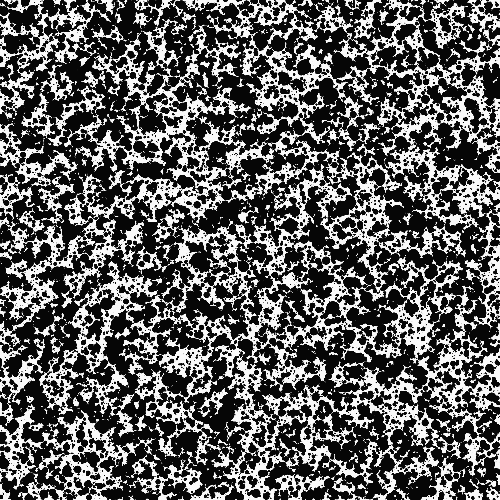
#> input picture examples/data/speckle.png, 500 x 500 px, found by its file name
$ python 03_demo_simple_apply.py
#> lines starting #> are read from the running program, lines starting #| are printed output that depends on the picture
### src/illumimod/masks.py
# masks.py (3.8/3.9-friendly)
from typing import Tuple, Optional, Sequence
import numpy as np
import numpy.typing as npt

def generate_light(
    width: int,
    height: int,
    center: Tuple[float, float],
    peak: float,
    core_radius: float,
    half_life_radius: float,
    power: float = 2.0,          # tail steepness: 1=softer/longer, 2≈gaussian-ish, >2 sharper
    edge_softness: float = 0.0,  # soften the core edge (px; 0 = hard edge)
    angle_deg: float = 90.0,     # 90 = perpendicular; smaller = grazing
    direction_deg: float = 0.0,  # 0=from up (north), 90=from right, clockwise
    lambertian: bool = False,    # if True, peak *= sin(angle) (optional physical dimming)
    dtype = np.float32,
) -> npt.NDArray:
    """
    Flat-top directional light with exact half-life from the core edge.

    Effective radius uses an ellipse stretched along the approach direction
    by 1/sin(angle). Intensity profile:
        I = peak                                         for r_eff <= core_radius
            peak * 2^{-((r_eff - core_radius)/half_life_radius)^power}  otherwise
    ⇒ I(core_radius + half_life_radius) = peak/2  (by construction).
    """
    w, h = int(width), int(height)
    cx, cy = float(center[0]), float(center[1])

    # coordinate grid
    yy, xx = np.mgrid[0:h, 0:w].astype(np.float32)
    dx = xx - cx
    dy = yy - cy

    # approach direction unit vector (image y points down):
    # direction_deg measured FROM NORTH (up), clockwise.
    phi = np.deg2rad(direction_deg)
    t_par = np.array([np.sin(phi), -np.cos(phi)], dtype=np.float32)  # along approach
    t_perp = np.array([-t_par[1], t_par[0]], dtype=np.float32)       # rotate +90°

    # project into (parallel, perpendicular) axes
    proj_par  = dx * t_par[0]  + dy * t_par[1]
    proj_perp = dx * t_perp[0] + dy * t_perp[1]

    # ellipse stretch along approach due to grazing incidence
    ang = np.deg2rad(max(min(angle_deg, 90.0), 1e-3))  # clamp away from 0
    stretch = 1.0 / max(np.sin(ang), 1e-6)             # 1 at 90°, grows as angle→0

    R0 = float(core_radius)
    H  = max(float(half_life_radius), 1e-6)
    p  = max(float(power), 1e-6)

    # elliptical effective radius
    r_eff = np.sqrt((proj_par / stretch) ** 2 + (proj_perp) ** 2)

    # base peak (optional Lambertian dimming with angle)
    I0 = float(peak) * (float(np.sin(ang)) if lambertian else 1.0)

    # flat core + half-life tail
    dr = np.maximum(0.0, r_eff - R0)
    fall = 2.0 ** ( - (dr / H) ** p )
    I = I0 * fall
    I[r_eff <= R0] = I0

    # optional soft core edge (smoothstep across [R0 - s, R0 + s])
    s_edge = max(float(edge_softness), 0.0)
    if s_edge > 0.0:
        a0, a1 = R0 - s_edge, R0 + s_edge
        denom = max(a1 - a0, 1e-6)
        t = np.clip((r_eff - a0) / denom, 0.0, 1.0)
        t = t * t * (3.0 - 2.0 * t)
        I = (1.0 - t) * I0 + t * I

    return I.astype(dtype, copy=False)

def combine(
    masks: Sequence[npt.NDArray],
    weights: Optional[Sequence[float]] = None,
    dtype = np.float32,
) -> npt.NDArray:
    """
    Purely additive combination of a list of (H,W) masks.

    Parameters
    ----------
    masks : sequence of ndarray
        Each mask must be shape-compatible (same H,W). None entries are ignored.
    weights : sequence of float or None
        Optional per-mask weights (same length as masks). Default = 1.0 for all.
    dtype : numpy dtype
        Output dtype (and accumulation dtype). Default float32.

    Returns
    -------
    ndarray (H,W)
        Sum_i weights[i] * masks[i], no clipping or normalization.
    """
    # filter out Nones
    ms = [m for m in masks if m is not None]
    if not ms:
        raise ValueError("combine_masks: no masks provided")

    h, w = ms[0].shape[:2]
    for m in ms:
        if m.shape[:2] != (h, w):
            raise ValueError("combine_masks: all masks must have the same HxW")

    out = np.zeros((h, w), dtype=dtype)

    if weights is None:
        for m in ms:
            out += m.astype(dtype, copy=False)
    else:
        if len(weights) != len(masks):
            raise ValueError("combine_masks: weights length must match masks length")
        for m, w in zip(masks, weights):
            if m is None:
                continue
            out += float(w) * m.astype(dtype, copy=False)

    return out

# [103 lines left out: functions scale, autocap, not called in this run]

def apply(
    img: npt.NDArray,           # (H,W) or (H,W,3)
    mask: npt.NDArray,          # (H,W), same spatial size as img
    *,
    exposure: float = 1.0,
    clip: bool = True,
    out_dtype = np.uint8,
) -> npt.NDArray:
    """
    Add the mask to the image as-is (no auto-scaling), then clip.

    Assumptions:
      - mask is already in the correct units (e.g., 0..255 if img is uint8 sRGB).
      - mask is non-negative (lights add). Negative values will darken.

    Returns image after mask.
    """
    if img.shape[:2] != mask.shape[:2]:
        raise ValueError("apply_additive: mask HxW must match image HxW")

    img_f  = img.astype(np.float32, copy=False)
    add    = mask.astype(np.float32, copy=False)

    # Broadcast to RGB if needed
    if img_f.ndim == 3 and img_f.shape[2] != 1 and add.ndim == 2:
        add = add[..., None]

    out = exposure * img_f + add

    if clip:
        headroom = 255.0 if np.issubdtype(img.dtype, np.integer) else 1.0
        out = np.clip(out, 0.0, headroom)

    return out.astype(out_dtype, copy=False)

### examples/03_demo_simple_apply.py
# examples/demo_image.py
import os
import numpy as np
from PIL import Image

# If your function is named radial_light_mask, change the import accordingly:
from illumimod.masks import generate_light as light_mask, combine as combine_masks, apply as apply_additive

PATH_IN  = "examples/data/speckle.png"
OUT_DIR   = "examples/out"
PATH_MASK = os.path.join(OUT_DIR, "speckle-03-mask.png")
PATH_OUT  = os.path.join(OUT_DIR, "speckle-03-result_additive.png")

def main():
    os.makedirs(OUT_DIR, exist_ok=True)

    # load image as RGB
    img = np.array(Image.open(PATH_IN).convert("RGB"))
#> img is the input picture: shape (500, 500, 3); min 6, max 251, mean 95.5
    H, W = img.shape[:2]
#> H = 500; W = 500

    # two arbitrary lights (tweak to taste)
    lights = [
        # center spot, perpendicular
        dict(center=(0.35 * W, 0.60 * H), peak=140.0, core_radius=12.0, half_life_radius=80.0,
             power=2.0, edge_softness=0.0, angle_deg=90.0, direction_deg=0.0, lambertian=False),
        # raking light from the right
        dict(center=(0.70 * W, 0.30 * H), peak= 200.0, core_radius= 8.0, half_life_radius=60.0,
             power=1.5, edge_softness=0.0, angle_deg=60.0, direction_deg=90.0, lambertian=False),
    ]

    # build masks and combine additively
    masks = [light_mask(W, H, dtype=np.float32, **ld) for ld in lights]
    L = combine_masks(masks)  # purely additive sum, no normalization
#> after the loop in combine, `for m in ms:`:
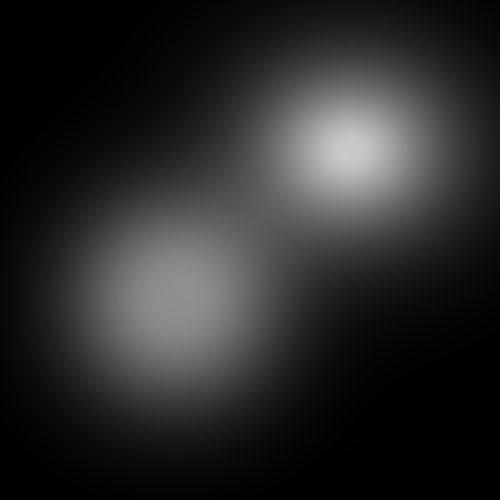
#> out: shape (500, 500) float32; min 0.00639, max 201.2, mean 42.2

    # quick 8-bit visualization of the mask
    Image.fromarray(np.clip(L, 0, 255).astype(np.uint8)).save(PATH_MASK)

    # apply as-is (assumes mask is already scaled how you want)
    out = apply_additive(img, L, clip=True)
#> in apply, `out = exposure * img_f + add`:
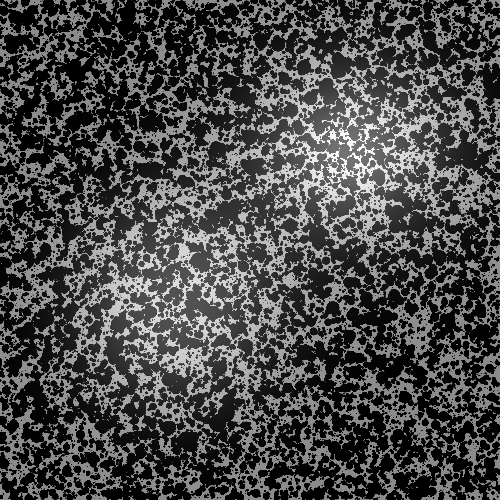
#> out: shape (500, 500, 3) float32; min 6.01, max 451.8, mean 137.7; drawn with min black and max white
#> in apply, `out = np.clip(out, 0.0, headroom)`:
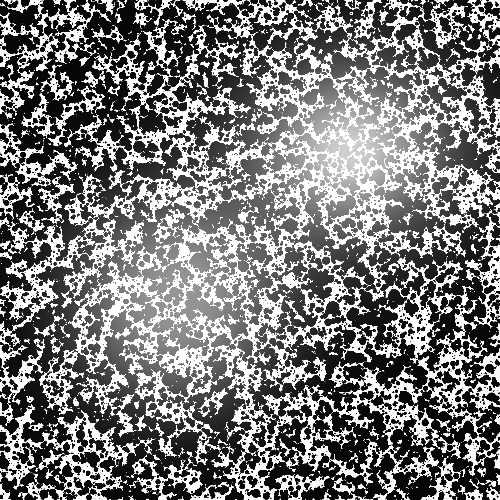
#> out: shape (500, 500, 3) float32; min 6.01, max 255, mean 125.3
    Image.fromarray(out).save(PATH_OUT)

    print("Wrote:")
    print("-", PATH_MASK)
    print("-", PATH_OUT)

if __name__ == "__main__":
    main()
